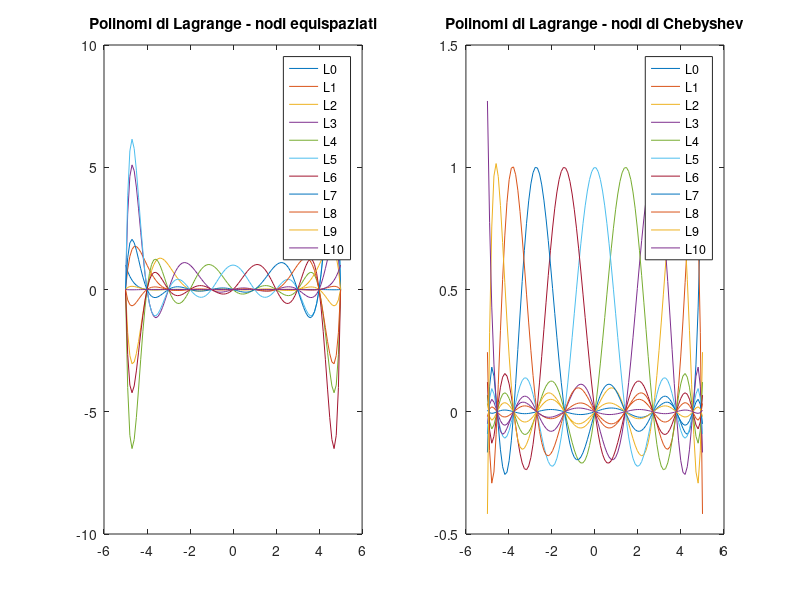

Reproduce this figure in MATLAB.
% Esercizio 5 
clear all
close all

alfa=-5; beta=5;
n=10; n1=n+1;
N=100;
t=linspace(alfa,beta,N)';
x=linspace(alfa,beta,n1)';      % nodi equispaziati

subplot(1,2,1)
for i=1:n1
   xm=x; xm(i)=[];
   
   % i-esimo polin caratteristico di Lagrange 
   L=@(t)( prod( t*ones(1,n)-ones(N,1)*xm',2)/prod(x(i)-xm));
   plot(t, L(t))
   hold on
end
title('Polinomi di Lagrange - nodi equispaziati')
legend('L0','L1','L2', 'L3', 'L4', 'L5', 'L6', 'L7', 'L8', 'L9', 'L10')

subplot(1,2,2)
xcap=cos( (2*(0:n)+1)./(2*n+2)*pi)';
x=(alfa+beta)/2+(beta-alfa)/2*xcap; % nodi di Cheb
for i=1:n1
   xm=x; xm(i)=[];
   % i-esimo polin caratteristico di Lagrange 
   L=@(t)( prod( t*ones(1,n)-ones(N,1)*xm',2)/prod(x(i)-xm));
   plot(t, L(t))
   hold on
end
title('Polinomi di Lagrange - nodi di Chebyshev')
legend('L0','L1','L2', 'L3', 'L4', 'L5', 'L6', 'L7', 'L8', 'L9', 'L10')

